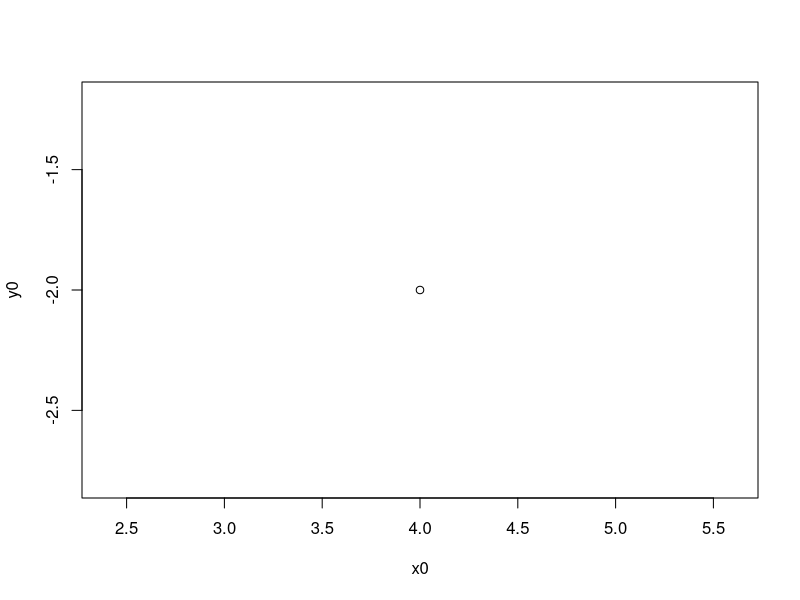

Write R code to recreate this figure.
#Example 9,section 4.1, page 221
#Find u+v ,if u=(1,2) and v=(3,-4)  are two vectors  : 

u<-c(1,2)
v<-c(3,-4)
x0<- u[1] + v[1]
y0<- u[2] + v[2]
bill<- c(x0,y0)
print(bill)
plot(x0,y0)

